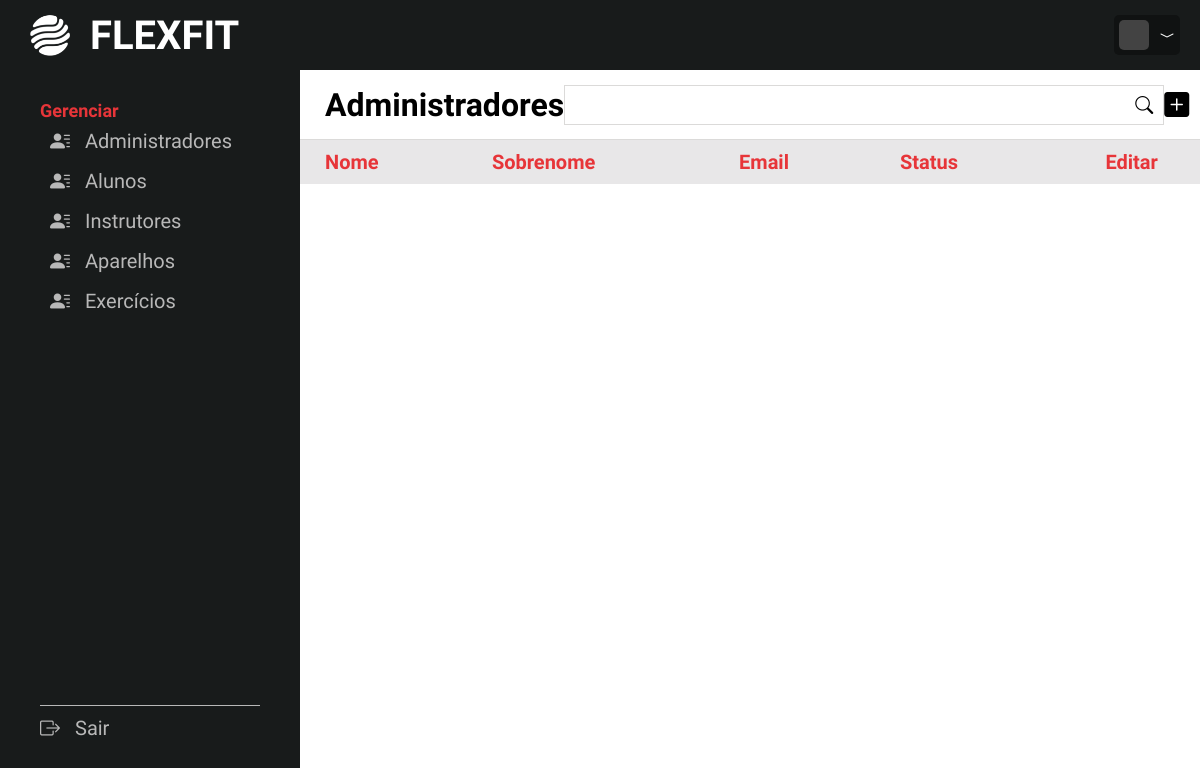
The app's page /adm/listaadm.php, older data.
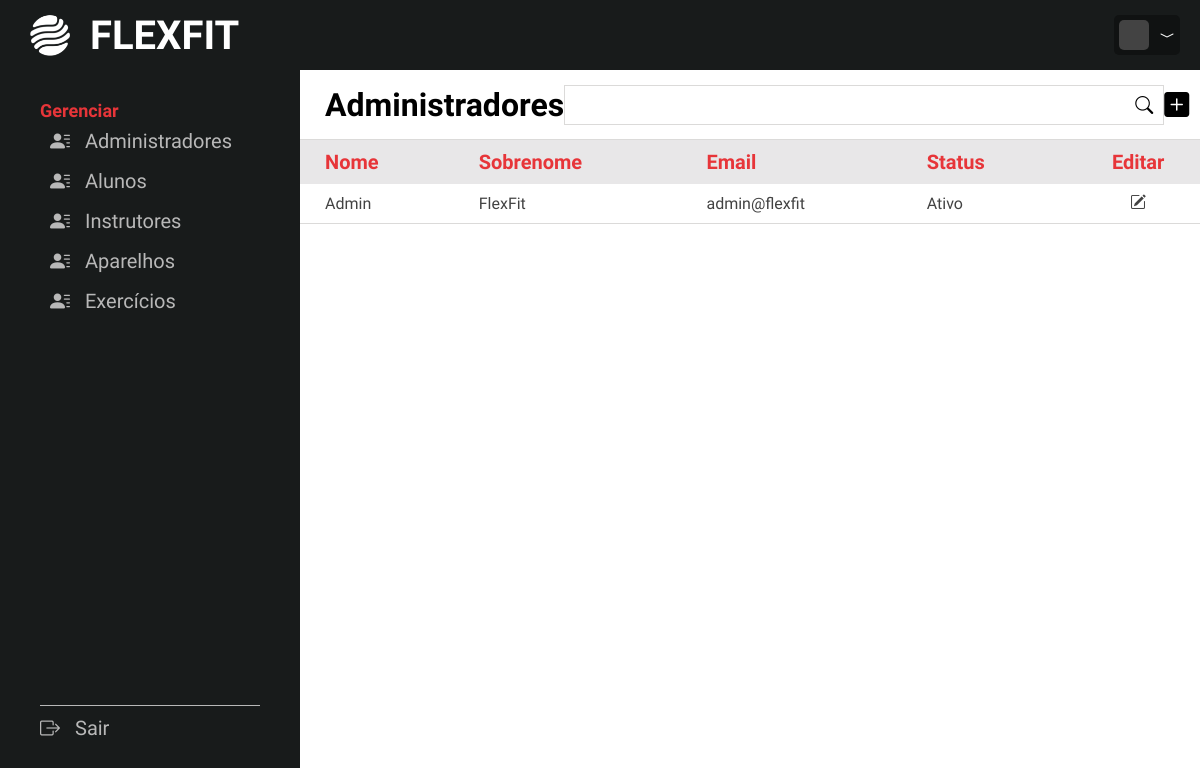
The same page, newer data.
### tables this page shows
CREATE TABLE administradores(
    adm_id INT NOT NULL AUTO_INCREMENT PRIMARY KEY,
    adm_nome VARCHAR(20) NOT NULL,
    adm_sobrenome VARCHAR(50) NOT NULL,
    adm_email VARCHAR(50) NOT NULL,
    adm_senha VARCHAR(30) NOT NULL,
    adm_status CHAR(1) NOT NULL
);

### adm/listaadm.php (the view, shortened to what this page needs)
<?php
include("backnav.php");
$sql = "SELECT * FROM administradores WHERE adm_status = 's'";
$resultado = mysqli_query($link, $sql);
?>
<!DOCTYPE html>
<html lang="en">
<head>
    <link rel="stylesheet" href="../css/style.css">
    <link rel="stylesheet" href="https://cdn.jsdelivr.net/npm/bootstrap-icons@1.11.3/font/bootstrap-icons.min.css">
</head>
<body>
    <main class="main-lista">
        <header class="lista-header">
            <div class="left">
                <h3>Administradores</h3>
            </div>
            <div class="middle">
                <form action="listaadm.php" method="post" class="search-form">
                    <div class="input-box">
                        <input type="text" name="search">
                        <button type="submit" class="search-btn" name="searchbtn"><i class="bi bi-search"></i></button>
                    </div>
                </form>
            </div>
            <div class="right">
                <a href="novoadm.php"><i class="bi bi-plus-square-fill"></i></a>
            </div>
        </header>
        <div class="lista-container">
            <table>
                <thead>
                    <tr>
                        <th>Nome</th>
                        <th>Sobrenome</th>
                        <th>Email</th>
                        <th>Status</th>
                        <th class="tools">Editar</th>
                    </tr>
                </thead>
                <tbody>
                    <?php
                    while ($tbl = mysqli_fetch_array($resultado)){
                    ?>
                    <tr>
                        <td><?=$tbl['adm_nome']?></td>
                        <td><?=$tbl['adm_sobrenome']?></td>
                        <td><?=$tbl['adm_email']?></td>
                        <td><?= $check = ($tbl['adm_status'] == "s") ? "Ativo" : "Inativo" ?></td>
                        <td class="tools">
                            <a href="alteraadm.php?id=<?=$tbl[0]?>"><i class="bi bi-pencil-square"></i></a>
                        </td>
                    </tr>
                    <?php
                    }
                    ?>
                </tbody>
            </table>
        </div>
    </main>
</body>
</html>

### adm/backnav.php (shortened to what this page needs)
<?php
$nome = $_SESSION['nomeadmin'];
?>
<header class="user-header">
    <a href="" class="logo">
        <img src="../img/logo.png" width="50">
        <span class="logo-text">
            FlexFit
        </span>
    </a>
    <ul class="user-header-list">
        <li class="dropdown" id="dropdown">
            <div class="top" onclick="openDropdown()">
                <div class="img"></div>
                <?=$nome?><i class="bi bi-chevron-compact-down" id="arrow"></i>
            </div>
        </li>
    </ul>
</header>
<nav class="user-nav">
    <div class="nav-options">
        <h3 class="title">Gerenciar</h3>
        <ul class="nav-list">
            <li><a href="listaadm.php"><i class="bi bi-person-lines-fill"></i>Administradores</a></li>
            <li><a href="listaaluno.php"><i class="bi bi-person-lines-fill"></i>Alunos</a></li>
            <li><a href="listainstrutor.php"><i class="bi bi-person-lines-fill"></i>Instrutores</a></li>
            <li><a href="listaaparelhos.php"><i class="bi bi-person-lines-fill"></i>Aparelhos</a></li>
            <li><a href="listaexercicio.php"><i class="bi bi-person-lines-fill"></i>Exercícios</a></li>
        </ul>
    </div>
    <div class="nav-bottom">
        <hr>
        <a class="exit-btn" href="logout.php"><i class="bi bi-box-arrow-right"></i>Sair</a>
    </div>
</nav>

### css/style.css (style rules this page uses)
* { font-family: "Saira Condensed", sans-serif; margin: 0; padding: 0; text-decoration: none; box-sizing: border-box; list-style: none; scroll-behavior: smooth; }
body { background-color: #E8E7E8; }
.user-header { background: #181b1b; width: 100%; height: 70px; display: flex; justify-content: space-between; align-items: center; padding: 0 20px; }
.user-header .user-header-list { display: flex; gap: 15px; align-items: center; transition: 0.3s; }
.user-header .user-header-list li { color: #FFF; cursor: pointer; font-size: 16px; font-weight: 400; border-radius: 5px; height: 40px; padding: 10px 5px; display: flex; background-color: #101212; }
.user-header .user-header-list .dropdown { position: relative; }
.user-header .user-header-list .dropdown .top { display: flex; align-items: center; gap: 10px; }
.user-header .user-header-list .dropdown .top .img { height: 30px; width: 30px; background-color: #434343; border-radius: 5px; }
.user-header .user-header-list .dropdown .top i { transition: 0.3s; }
.user-header .logo { display: flex; align-items: center; justify-content: center; font-size: 40px; font-weight: bold; text-transform: uppercase; gap: 10px; color: #FFF; }
.user-header .logo img { width: 60px; padding-bottom: 6px; }
.user-nav { background: #181b1b; position: fixed; bottom: 0; left: 0; width: 300px; height: calc(100vh - 70px); padding: 30px 0 60px; display: flex; flex-direction: column; justify-content: space-between; z-index: 999; }
.user-nav .nav-options .title { font-size: 18px; font-weight: bold; padding: 0 40px; color: #E73539; }
.user-nav .nav-options .nav-list li a { font-size: 20px; font-weight: 400; padding: 8px 50px; display: flex; gap: 15px; align-items: center; color: #b8b8b8; }
.user-nav .nav-bottom { padding: 0 40px; }
.user-nav .nav-bottom hr { border: none; background-color: #b8b8b8; height: 1px; margin: 10px 0; }
.user-nav .nav-bottom a { color: #b8b8b8; font-size: 20px; display: flex; align-items: center; gap: 15px; }
.main-lista { background-color: #FFF; width: calc(100% - 300px); height: calc(100vh - 70px); float: right; display: grid; grid-template-rows: 70px 1fr; }
.main-lista .lista-header { padding: 0 25px; display: flex; align-items: center; justify-content: space-between; border-bottom: 1px solid #dbdad9; }
.main-lista .lista-header h3 { font-size: 32px; font-weight: 600; }
.main-lista .lista-header a { color: #000; }
.main-lista .lista-header .right i { font-size: 25px; }
.main-lista .lista-header .middle .search-form .input-box { display: flex; width: 600px; height: 40px; border: 1px solid #dbdad9; }
.main-lista .lista-header .middle .search-form .input-box input { width: 100%; border: none; background: none; padding: 0 15px; outline: none; font-size: 16px; }
.main-lista .lista-header .middle .search-form .input-box .search-btn { padding: 0 10px; border: none; background: none; cursor: pointer; }
.main-lista .lista-header .middle .search-form .input-box .search-btn i { font-size: 18px; }
.main-lista .lista-container table { width: 100%; border-collapse: collapse; text-align: left; }
.main-lista .lista-container table thead { background-color: #E8E7E8; }
.main-lista .lista-container table thead tr th { padding: 10px 25px; font-size: 20px; color: #E73539; }
.main-lista .lista-container table thead tr .tools { text-align: center; }
.main-lista .lista-container table tbody tr { border-bottom: 1px solid #dbdad9; }
.main-lista .lista-container table tbody tr td { padding: 10px 25px; font-size: 16px; font-weight: 500; color: #424242; }
.main-lista .lista-container table tbody tr .tools { display: flex; justify-content: center; gap: 15px; }
.main-lista .lista-container table tbody tr .tools a { color: #424242; }

Row changes from the older to the newer data that the page shows:
added administradores: adm_nome "Admin", adm_sobrenome "FlexFit", adm_email "admin@flexfit", adm_status "Ativo"
